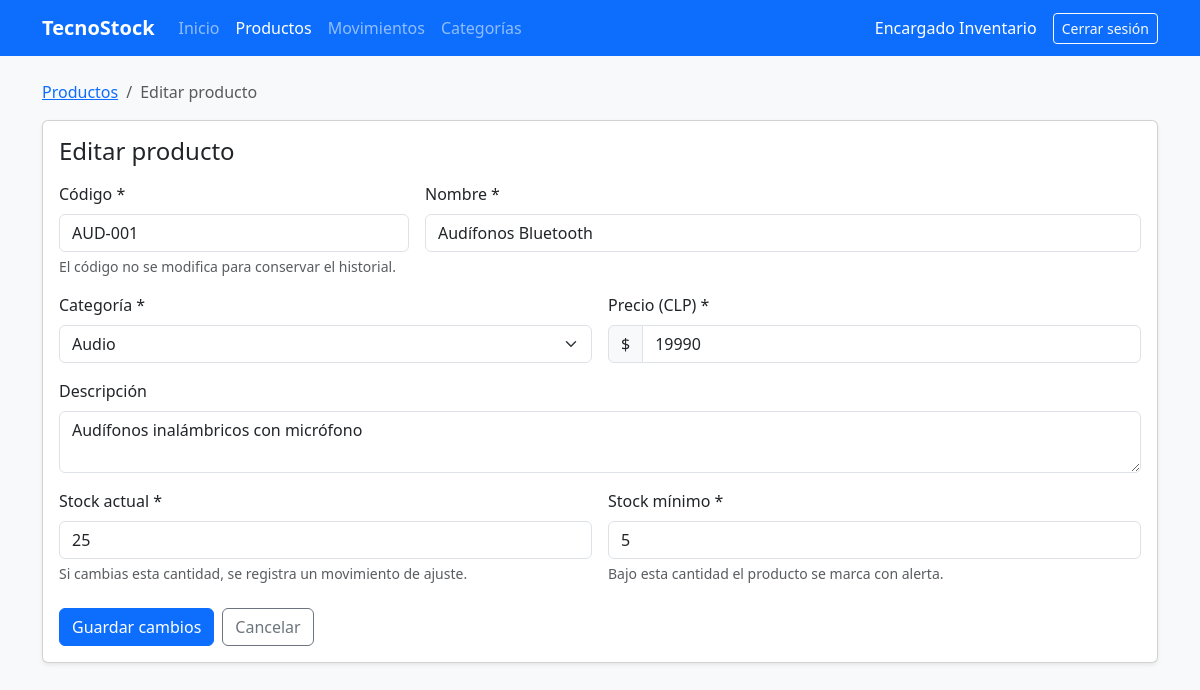
Screenshot of /producto_form.php?id=1 (signed in) with the database file from the repository.
### tables this page shows
CREATE TABLE producto (
    id_producto  INT UNSIGNED AUTO_INCREMENT PRIMARY KEY,
    codigo       VARCHAR(20)   NOT NULL,
    nombre       VARCHAR(100)  NOT NULL,
    descripcion  VARCHAR(255)  NULL,
    precio       DECIMAL(10,0) NOT NULL,               
    stock_actual INT           NOT NULL DEFAULT 0,
    stock_minimo INT           NOT NULL DEFAULT 0,
    estado       TINYINT(1)    NOT NULL DEFAULT 1,
    id_categoria INT UNSIGNED  NOT NULL,
    CONSTRAINT uq_producto_codigo   UNIQUE (codigo),
    CONSTRAINT ck_producto_precio   CHECK (precio >= 0),
    CONSTRAINT ck_producto_stock    CHECK (stock_actual >= 0),
    CONSTRAINT ck_producto_minimo   CHECK (stock_minimo >= 0),
    CONSTRAINT ck_producto_estado   CHECK (estado IN (0, 1)),
    CONSTRAINT fk_producto_categoria FOREIGN KEY (id_categoria)
        REFERENCES categoria (id_categoria)
        ON UPDATE CASCADE ON DELETE RESTRICT
);

CREATE TABLE categoria (
    id_categoria INT UNSIGNED AUTO_INCREMENT PRIMARY KEY,
    nombre       VARCHAR(60)  NOT NULL,
    descripcion  VARCHAR(255) NULL,
    estado       TINYINT(1)   NOT NULL DEFAULT 1,
    CONSTRAINT uq_categoria_nombre UNIQUE (nombre),
    CONSTRAINT ck_categoria_estado CHECK (estado IN (0, 1))
);

### includes/auth.php (called while the page is built, shortened)
<?php
function e($texto) {
    return htmlspecialchars((string)$texto, ENT_QUOTES, 'UTF-8');
}

### producto_form.php (the view, shortened to what this page needs)
<?php
require 'includes/auth.php';
require 'conexion.php';
$id     = (int)($_GET['id'] ?? 0);
$editar = $id > 0;
$titulo = $editar ? 'Editar producto' : 'Nuevo producto';
$p = [
    'codigo' => '', 'nombre' => '', 'descripcion' => '', 'precio' => '',
    'stock_actual' => '0', 'stock_minimo' => '0', 'id_categoria' => '',
];
if ($editar) {
    $stmt = $pdo->prepare('SELECT * FROM producto WHERE id_producto = ? AND estado = 1');
    $stmt->execute([$id]);
    $original = $stmt->fetch();
    $p = $original;
}
$errores = [];
$categorias = $pdo->query('SELECT id_categoria, nombre FROM categoria WHERE estado = 1 ORDER BY nombre')->fetchAll();
function claseError($campo, $errores) {
    return isset($errores[$campo]) ? 'is-invalid' : '';
}
require 'includes/header.php';
?>
<nav aria-label="breadcrumb">
    <ol class="breadcrumb">
        <li class="breadcrumb-item"><a href="productos.php">Productos</a></li>
        <li class="breadcrumb-item active"><?= e($titulo) ?></li>
    </ol>
</nav>
<div class="card shadow-sm">
    <div class="card-body">
        <h1 class="h4 mb-3"><?= e($titulo) ?></h1>
        <form method="post" class="needs-validation" novalidate>
            <div class="row g-3">
                <div class="col-md-4">
                    <label for="codigo" class="form-label">Código *</label>
                    <input type="text" id="codigo" name="codigo" maxlength="20"
                           class="form-control text-uppercase <?= claseError('codigo', $errores) ?>"
                           value="<?= e($p['codigo']) ?>" pattern="[A-Za-z0-9\-]{3,20}"
                           <?= $editar ? 'readonly' : 'required' ?>>
                    <?php if ($editar): ?>
                        <div class="form-text">El código no se modifica para conservar el historial.</div>
                    <?php endif; ?>
                </div>
                <div class="col-md-8">
                    <label for="nombre" class="form-label">Nombre *</label>
                    <input type="text" id="nombre" name="nombre" maxlength="100" required
                           class="form-control <?= claseError('nombre', $errores) ?>"
                           value="<?= e($p['nombre']) ?>">
                </div>
                <div class="col-md-6">
                    <label for="id_categoria" class="form-label">Categoría *</label>
                    <select id="id_categoria" name="id_categoria" required
                            class="form-select <?= claseError('id_categoria', $errores) ?>">
                        <?php foreach ($categorias as $c): ?>
                            <option value="<?= $c['id_categoria'] ?>" <?= $p['id_categoria'] == $c['id_categoria'] ? 'selected' : '' ?>>
                                <?= e($c['nombre']) ?>
                            </option>
                        <?php endforeach; ?>
                    </select>
                </div>
                <div class="col-md-6">
                    <label for="precio" class="form-label">Precio (CLP) *</label>
                    <div class="input-group has-validation">
                        <span class="input-group-text">$</span>
                        <input type="number" id="precio" name="precio" min="0" step="1" required
                               class="form-control <?= claseError('precio', $errores) ?>"
                               value="<?= e($p['precio']) ?>">
                    </div>
                </div>
                <div class="col-12">
                    <label for="descripcion" class="form-label">Descripción</label>
                    <textarea id="descripcion" name="descripcion" rows="2" maxlength="255"
                              class="form-control <?= claseError('descripcion', $errores) ?>"><?= e($p['descripcion']) ?></textarea>
                </div>
                <div class="col-md-6">
                    <label for="stock_actual" class="form-label">Stock actual *</label>
                    <input type="number" id="stock_actual" name="stock_actual" min="0" step="1" required
                           class="form-control <?= claseError('stock_actual', $errores) ?>"
                           value="<?= e($p['stock_actual']) ?>">
                    <?php if ($editar): ?>
                        <div class="form-text">Si cambias esta cantidad, se registra un movimiento de ajuste.</div>
                    <?php endif; ?>
                </div>
                <div class="col-md-6">
                    <label for="stock_minimo" class="form-label">Stock mínimo *</label>
                    <input type="number" id="stock_minimo" name="stock_minimo" min="0" step="1" required
                           class="form-control <?= claseError('stock_minimo', $errores) ?>"
                           value="<?= e($p['stock_minimo']) ?>">
                    <div class="form-text">Bajo esta cantidad el producto se marca con alerta.</div>
                </div>
            </div>
            <div class="mt-4 d-flex gap-2">
                <button type="submit" class="btn btn-primary"><?= $editar ? 'Guardar cambios' : 'Registrar producto' ?></button>
                <a href="productos.php" class="btn btn-outline-secondary">Cancelar</a>
            </div>
        </form>
    </div>
</div>
<?php require 'includes/footer.php'; ?>

### rows the page displays
producto: codigo "AUD-001", nombre "Audífonos Bluetooth", id_categoria "Audio", precio "19990", descripcion "Audífonos inalámbricos con micrófono", stock_actual "25", stock_minimo "5"

### other values shown
$_SESSION['nombre'] "Encargado Inventario"
$titulo "Editar producto"
